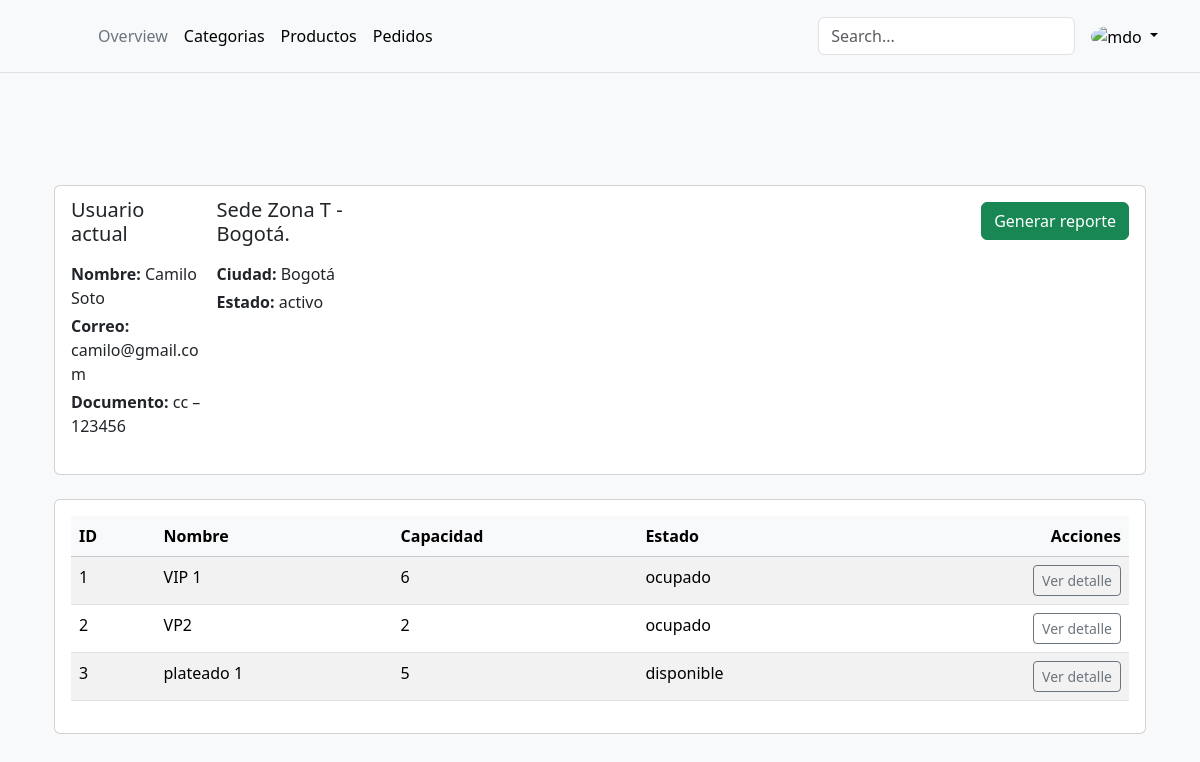
The page /cajero/ (signed in) on the database its author committed.
### accounts/models.py (models this page shows, shortened)
class Usuario(AbstractUser):
    TYPEDOCS = (
        ('cc', 'cédula de ciudadania'),
        ('ti', 'tarjeta de identidad'),
        ('ce', 'cédula de extranjería'),
        ('pa', 'pasaporte'),
    )
    ROLES = (
        (1, 'Admin'),
        (2, 'cajero'),
        (3, 'mesero'),
    )
    ESTADO = (
        (0, 'inactivo'),
        (1, 'activo')
    )
    nombres = models.CharField(max_length=100, verbose_name='Nombre(s)')
    apellidos = models.CharField(max_length=100, verbose_name='Apellido(s)')
    tipoDocumento = models.CharField(max_length=5, choices=TYPEDOCS, verbose_name='Tipo de documento')
    numDocumento = models.CharField(max_length=20, unique=True, verbose_name='Número de documento')
    correo = models.EmailField(max_length=100, unique=True, verbose_name='Correo electrónico')
    rol = models.IntegerField(choices=ROLES, default=3)
    estado = models.BooleanField(choices=ESTADO, default=0)
    sede = models.ForeignKey(
        Sede,
        on_delete=models.SET_NULL,
        null=True,
        blank=True,
        related_name='usuarios',
        verbose_name='Sede asignada'
    )
    REQUIRED_FIELDS = ['nombres', 'apellidos', 'tipoDocumento', 'numDocumento', 'rol', 'estado', 'correo']

### adminis/models.py (models this page shows, shortened)
class Sede(models.Model):
    ESTADO = (
        (0, 'inactivo'),
        (1, 'activo')
    )
    idSede = models.AutoField(primary_key=True, db_column='idSede')
    nombre = models.CharField(max_length=100, null=True, db_column='nombre')
    estado = models.BooleanField(choices=ESTADO, null=True, default=1,db_column='estado')
    Ciudad = models.ForeignKey(
        Ciudad,
        on_delete=models.PROTECT,
        db_column='Ciudad_idCiudad',
        related_name='sedes',
        null=True,
        blank=True
    )
    class Meta:
        db_table = 'Sede'
        managed = True
        verbose_name = 'Sede'
        verbose_name_plural = 'Sedes'

class Ciudad(models.Model):
    ESTADO = (
        (0, 'inactivo'),
        (1, 'activo')
    )
    idCiudad = models.AutoField(primary_key=True, db_column='idCiudad')
    nombre = models.CharField(max_length=45, null=True, db_column='nombre')
    estado = models.IntegerField(choices=ESTADO, null=True, default=1,db_column='estado')
    Pais = models.ForeignKey(
        Pais,
        on_delete=models.PROTECT,
        db_column='Pais_idPais',
        related_name='ciudades',
        null=True,
        blank=True
    )
    class Meta:
        db_table = 'Ciudad'
        managed = True
        verbose_name = 'Ciudad'
        verbose_name_plural = 'Ciudades'

### mesero/models.py (models this page shows, shortened)
class Mesa(models.Model):
    ESTADO = (
    (0, 'disponible'),
    (1, 'ocupado')
    )
    nombre = models.CharField(max_length=100, verbose_name='Nombre de la mesa')
    capacidad = models.IntegerField(verbose_name='Capacidad de la mesa')
    estado = models.BooleanField(choices=ESTADO, default=0, verbose_name='Estado de la mesa')
    sede = models.ForeignKey(
        Sede,
        on_delete=models.CASCADE,
        null=False,
        blank=False,
        related_name='mesas',
        verbose_name='Sede asignada'
    )

### cajero/views.py (the view)
# urls.py: path('', views.MesaListByUserView.as_view(), name='user_mesas'),
class MesaListByUserView(LoginRequiredMixin, ListView):
    model = Mesa
    template_name = 'factura/mesa_list_by_user.html'
    context_object_name = 'mesas'
    def get_queryset(self):
        user_sede = self.request.user.sede
        return Mesa.objects.filter(sede=user_sede)
    def get_context_data(self, **kwargs):
        ctx = super().get_context_data(**kwargs)
        ctx['usuario'] = self.request.user
        ctx['sede']    = self.request.user.sede
        return ctx

### cajero/templates/factura/mesa_list_by_user.html (shortened to what this page needs)
{% extends "base.html" %}
{% block content %}
<div class="container py-5">
  <div class="card mb-4">
    <div class="card-body">
      <div class="d-flex justify-content-between align-items-start mb-3">
        <div class="row gx-3">
          <div class="col-12 col-md-4 mb-4 mb-md-0">
            <h5 class="card-subtitle mb-3">Usuario actual</h5>
            <p class="mb-1"><strong>Nombre:</strong> {{ usuario.nombres }} {{ usuario.apellidos }}</p>
            <p class="mb-1"><strong>Correo:</strong> {{ usuario.correo }}</p>
            <p class="mb-1"><strong>Documento:</strong> {{ usuario.tipoDocumento }} – {{ usuario.numDocumento }}</p>
          </div>
          <div class="col-12 col-md-4">
            <h5 class="card-subtitle mb-3">Sede {{ sede.nombre }}</h5>
            <p class="mb-1"><strong>Ciudad:</strong> {{ sede.Ciudad.nombre }}</p>
            <p class="mb-0"><strong>Estado:</strong> {{ sede.get_estado_display }}</p>
          </div>
        </div>
        <a href="{% url 'adminis:reporte_form' %}" class="btn btn-success">
           Generar reporte
        </a>
      </div>
    </div>
  </div>
  <div class="card">
    <div class="card-body">
      <table class="table table-striped table-hover">
        <thead class="table-light">
          <tr>
            <th>ID</th>
            <th>Nombre</th>
            <th>Capacidad</th>
            <th>Estado</th>
            <th class="text-end">Acciones</th>
          </tr>
        </thead>
        <tbody>
          {% for mesa in mesas %}
          <tr>
            <td>{{ mesa.pk }}</td>
            <td>{{ mesa.nombre }}</td>
            <td>{{ mesa.capacidad }}</td>
            <td>{{ mesa.get_estado_display }}</td>
            <td class="text-end">
              <a href="{% url 'cajero:detalle_mesa' mesa.pk %}" class="btn btn-sm btn-outline-secondary">Ver detalle</a>
            </td>
          </tr>
          {% empty %}
          <tr>
            <td colspan="5" class="text-center">No hay mesas en esta sede.</td>
          </tr>
          {% endfor %}
        </tbody>
      </table>
    </div>
  </div>
</div>
{% endblock %}

### templates/base.html (style rules this page uses)
:root { --bs-primary: #d39e2e; --bs-primary-rgb: 211,158,46; --bs-body-color: #333; --bs-body-bg: #f9f9f9; }
body { color: var(--bs-body-color); background-color: var(--bs-body-bg) !important; }

### rows shown on the page
Usuario: nombres "Camilo", apellidos "Soto", correo "camilo@gmail.com", tipoDocumento "cc", numDocumento "123456"
Sede: nombre "Zona T -Bogotá.", Ciudad.nombre "Bogotá", estado "activo"
Mesa: pk "1", nombre "VIP 1", capacidad "6", estado "ocupado"
Mesa: pk "2", nombre "VP2", capacidad "2", estado "ocupado"
Mesa: pk "3", nombre "plateado 1", capacidad "5", estado "disponible"
